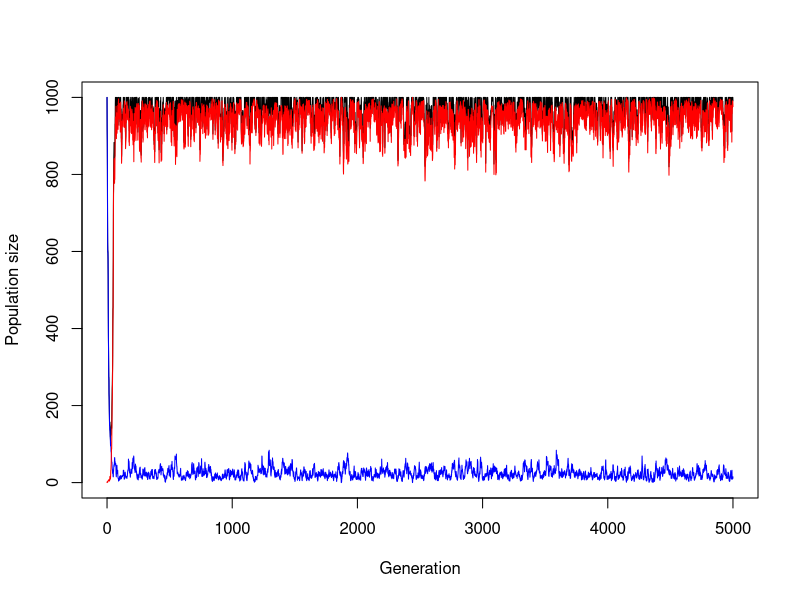
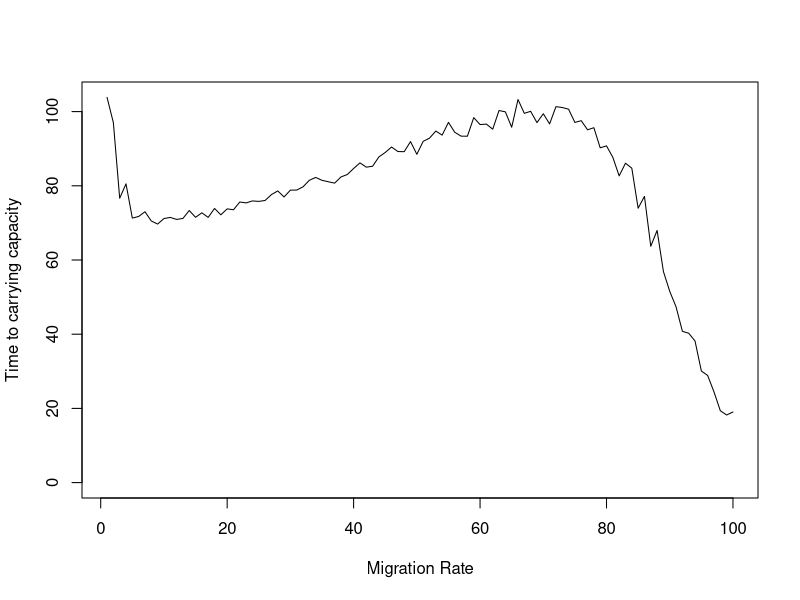
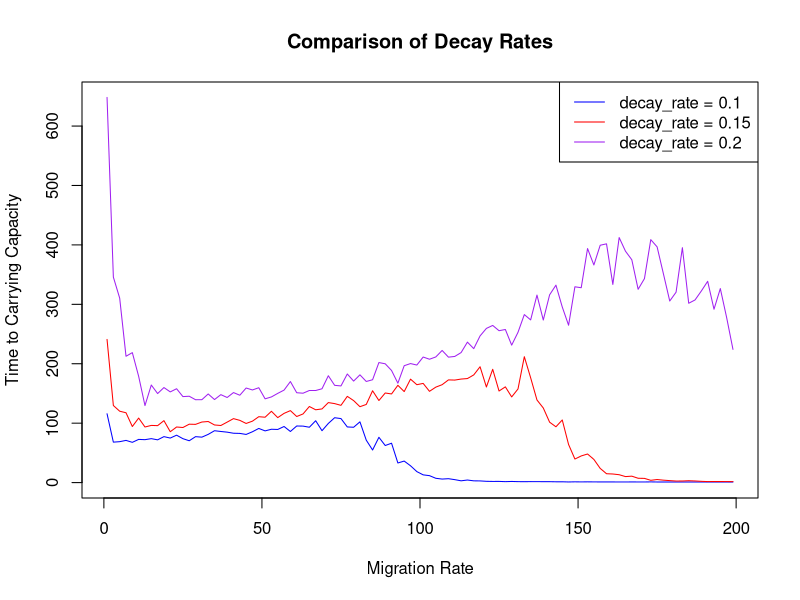

Here is the R script that generated these plots, in order:
## ---- chunk 1


# The following function simulates one generation, incorporating immigration and competition effects. Wild-type individuals are subject to decay, while mutant growth decreases as carrying capacity is approached.

simulate_one_gen_mig_logistic <- function(N_a, N_A, carrying_capacity, decay_rate, sel_coeff, mut_rate, mig_rate_a) {
  # adult migrants arrive and are added to 'a' population
  N_a_mig <- rpois(1, mig_rate_a) # stochastic immigration
  N_a <- N_a + N_a_mig
  
  # determine total population size
  N_total <- N_a+N_A
  
  # reproduction occurs according to decay rates and selection coefficients
  offsp_a <- rpois(1, N_a * (1-decay_rate)) # independent of carrying capacity
  offsp_A <- rpois(1, N_A + N_A*(sel_coeff-decay_rate)*(1-N_total/carrying_capacity))
  # randomly kill individuals if carrying capacity is exceeded
  offsp_total <- offsp_A + offsp_a
  if(offsp_total > carrying_capacity)
  {
    offsp_a <- rbinom(1,carrying_capacity,c(offsp_a,offsp_A)/offsp_total)
    offsp_A <- carrying_capacity-offsp_a
  }

  
  # draw new mutants according to Poisson distribution
  mut_a_to_A <- rpois(1, offsp_a * mut_rate)
  
  # determine new population sizes of wild type and mutant
  N_a_new <- offsp_a - mut_a_to_A
  N_A_new <- offsp_A + mut_a_to_A
  
  return(c(N_a_new, N_A_new))
}
# Test the function
print(simulate_one_gen_mig_logistic(N_a=50, N_A=0, carrying_capacity=50, decay_rate=0.1, sel_coeff=0.3, mut_rate=0.1, mig_rate_a=1))

## ---- chunk 2
simulate_pop_mig_logistic <- function(N_init_a, N_init_A, carrying_capacity, decay_rate, sel_coeff, mut_rate, mig_rate_a, t_max) {
  # Create the vector in which to save the results
  pop_vector <- c(N_init_a, N_init_A)
  # initiate the variables
  pop_new <- c(N_init_a, N_init_A)
  
  # run the simulation until generation t_max
  for (i in 1:t_max+1) {
    # redefine the current population one generation later
    pop_new <- simulate_one_gen_mig_logistic(pop_new[1],pop_new[2],carrying_capacity, decay_rate, sel_coeff, mut_rate, mig_rate_a)
    # add the new population sizes to the output vector
    pop_vector <- rbind(pop_vector,pop_new)
  }
  
  # define the row and column names of the output vector
  rownames(pop_vector) <- (0:t_max)[1:length(pop_vector[,1])] # note that the vector has to be cut if the simulation stopped early
  colnames(pop_vector) <- c("a","A")
  # return the result
  return(pop_vector)	
}


# Test the function and plot the result
# set t_max to a value to be used througout
max_gen <- 5000
# create your simulation data
output <- simulate_pop_mig_logistic(1000,0,1000,0.1,0.3,0.001,3,max_gen)
# show the last few lines of the data table
print(tail(output))
# plot the output - note that the plot range and the x axis have to be adjusted based on the length of the table
# determine x axis range 
x_range <- 0:(length(output[,1])-1)
# this plots the total population size
plot(x_range,output[,1]+output[,2],type='l',ylim=c(0,max(output[,1]+output[,2])),xlab = "Generation",ylab = "Population size")
# add number of wild type individuals
lines(x_range,output[,1], col="blue")
# add number of mutant individuals
lines(x_range,output[,2], col="red")
## ---- chunk 3
simulate_pop_mig_logistic <- function(N_init_a, N_init_A, carrying_capacity, decay_rate, sel_coeff, mut_rate, mig_rate_a, t_max) {
  
  # initiate the variables
  pop_new <- c(N_init_a, N_init_A)
  # start counting generations
  gen <- 0
  
  # run the simulation until generation t_max
  for (i in 1:t_max+1) {
    # redefine the current population one generation later
    pop_new <- simulate_one_gen_mig_logistic(pop_new[1],pop_new[2],carrying_capacity, decay_rate, sel_coeff, mut_rate, mig_rate_a)
    # adding one generation to counter
    gen <- gen+1
    # calculate population size
    N_total <- sum(pop_new)
    # stop when carrying capacity is reached
    if (N_total == carrying_capacity) break
  }
  return(gen)	
}


# Test the function and plot the result
# set t_max to a value to be used througout
max_gen <- 100
# create your simulation data
output_gens <- simulate_pop_mig_logistic(1000,0,1000,0.1,0.3,0.001,3,max_gen)
print(output)
## ---- chunk 4

N_init_a <-  1000
N_init_A <- 0
carrying_capacity <- 1000
decay_rate <- 0.1
sel_coeff <- 0.3
mut_rate <- 0.001
mig_rate_a <- 11
t_max <- 1000
n_reps <- 500


table_matrix <- matrix(nrow = n_reps, ncol = 1) 
print(table_matrix)  


# repeat the simulation n_reps times

 for (rep in 1:n_reps) {
   
# start the simulation with the same initials conditions
table_matrix[rep,1] <- simulate_pop_mig_logistic(N_init_a, N_init_A, carrying_capacity, decay_rate, sel_coeff, mut_rate, mig_rate_a, t_max)}
 
  print(table_matrix)  

  ## Calculate the average to carrying capacity
  avg_gen_time <- mean(table_matrix)
  print(avg_gen_time)
  



## ---- chunk 5

N_init_a <- 1000
N_init_A <- 0
carrying_capacity <- 1000
decay_rate <- 0.1
sel_coeff <- 0.3
mut_rate <- 0.001
mig_rate_a <- seq(1, 100, by=1)
t_max <- 1000
n_reps <- 500


table_avg <- matrix(nrow = length(mig_rate_a), ncol= 2  ) 

q <- 1
#  increase migration
for(mig in mig_rate_a){

 # repeat the simulation n_reps times
  table_matrix <- matrix(nrow = n_reps, ncol= 1  )

 for (rep in 1:n_reps) {
   
# start the simulation with the same initials conditions
table_matrix[rep,1] <- simulate_pop_mig_logistic(N_init_a, N_init_A, carrying_capacity, decay_rate, sel_coeff, mut_rate, mig, t_max)
}

  ## Calculate the average to carrying capacity
  avg_gen_time <- mean(table_matrix)
  table_avg[q, 1] <- mig
  table_avg[q,2] <- avg_gen_time
  
  q <- q+1
  
  }
 
  print(table_avg)
  
# Test the function and plot the result
# set t_max to a value to be used througout
# this plots the total population size
plot(table_avg[,1], table_avg [,2],type='l',ylim=c(0,max(table_avg [,2])),xlab = "Migration Rate",ylab = "Time to carrying capacity")


## ---- chunk 6

N_init_a <- 1000
N_init_A <- 0
carrying_capacity <- 1000
decay_rate_a <- 0.1
decay_rate_b <- 0.15
decay_rate_c <- 0.2
sel_coeff <- 0.3
mut_rate <- 0.001
mig_rate_a <- seq(1, 200, by=2)
t_max <- 1000
n_reps <- 50

# Table to store results for decay_rate = 0.1
table_avg_a <- matrix(nrow = length(mig_rate_a), ncol= 2)

# Table to store results for decay_rate = 0.15
table_avg_b <- matrix(nrow = length(mig_rate_a), ncol= 2)

# Table to store results for decay_rate = 0.2
table_avg_c <- matrix(nrow = length(mig_rate_a), ncol= 2)


q <- 1
#  increase migration
for(mig in mig_rate_a){

 # repeat the simulation n_reps times
  table_matrix <- matrix(nrow = n_reps, ncol= 1  )

 for (rep in 1:n_reps) {
   
# start the simulation with the same initials conditions with the decay rate A
table_matrix[rep,1] <- simulate_pop_mig_logistic(N_init_a, N_init_A, carrying_capacity, decay_rate_a, sel_coeff, mut_rate, mig, t_max)
}

  ## Calculate the average to carrying capacity
  avg_gen_time <- mean(table_matrix)
  table_avg_a[q, 1] <- mig
  table_avg_a[q,2] <- avg_gen_time
  
  q <- q+1
  
}
  
 
# start the simulation with the same initials conditions with the decay rate B

q <- 1
#  increase migration
for (mig in mig_rate_a) {

 # repeat the simulation n_reps times
  table_matrix <- matrix(nrow = n_reps, ncol = 1)

 for (rep in 1:n_reps) {
   
# start the simulation with the same initials conditions with the decay rate B
table_matrix[rep,1] <- simulate_pop_mig_logistic(N_init_a, N_init_A, carrying_capacity, decay_rate_b, sel_coeff, mut_rate, mig, t_max)
}

  ## Calculate the average to carrying capacity
  avg_gen_time <- mean(table_matrix)
  table_avg_b[q, 1] <- mig
  table_avg_b[q,2] <- avg_gen_time
  
  q <- q+1
  
}  
# start the simulation with the same initials conditions with the decay rate B

q <- 1
#  increase migration
for (mig in mig_rate_a) {

 # repeat the simulation n_reps times
  table_matrix <- matrix(nrow = n_reps, ncol = 1)

 for (rep in 1:n_reps) {
   
# start the simulation with the same initials conditions with the decay rate C

table_matrix[rep,1] <- simulate_pop_mig_logistic(N_init_a, N_init_A, carrying_capacity, decay_rate_c, sel_coeff, mut_rate, mig, t_max)
}

  ## Calculate the average to carrying capacity
  avg_gen_time <- mean(table_matrix)
  table_avg_c[q, 1] <- mig
  table_avg_c[q,2] <- avg_gen_time
  
  q <- q+1
  
  }
  print(table_avg_a)
  print(table_avg_b)
  print(table_avg_c)

# Plot the results
  plot(table_avg_a[,1], table_avg_a[,2], type= 'l', col= "blue", ylim= c(0, max(table_avg_a[,2], table_avg_b[,2], table_avg_c[,2])), xlab = "Migration Rate", ylab= "Time to Carrying Capacity", main = "Comparison of Decay Rates")

# Add the line for decay_rate = 0.5
  
  lines(table_avg_b[,1], table_avg_b[,2], col= "red")
  lines(table_avg_c[,1], table_avg_c[,2], col= "purple")
  
  # Add a legend
legend("topright", legend = c("decay_rate = 0.1", "decay_rate = 0.15", "decay_rate = 0.2"), col = c("blue", "red", "purple"), lty = 1)

